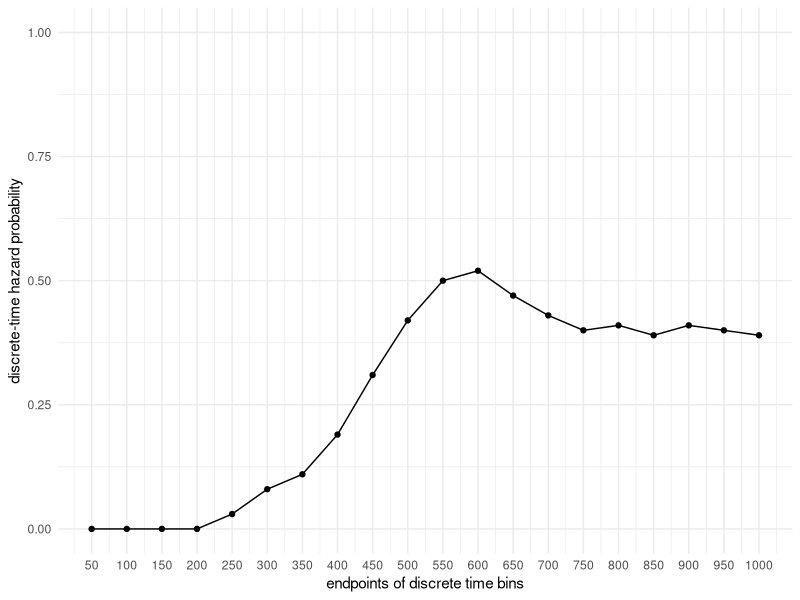
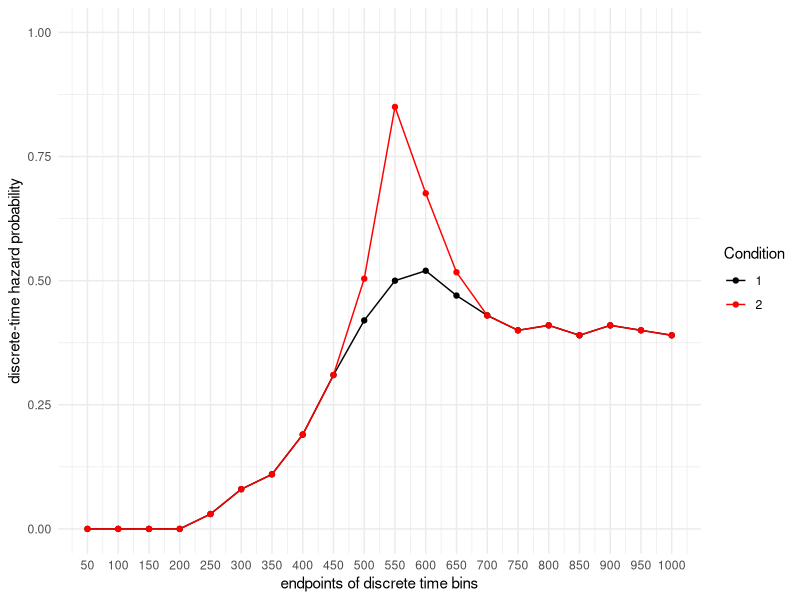

Generate these figures, in order, with R:
## ---- chunk 1
knitr::opts_chunk$set(echo = TRUE)
## ---- chunk 2
library(tidyverse)
library(lme4)
library(nlme)
theme_set(theme_minimal())
set.seed(4567)
## ---- chunk 3
followup <- 1000 # length of data collection period in ms for each trial
nr_bins  <- 20
bin_width <- followup/nr_bins
bin_endpoints <- (1:nr_bins)*bin_width

hazard_cond1 <- c(0, 0, 0, 0, 0.03, 0.08, 0.11, 0.19, 0.31, 0.42, 0.50, 0.52, 0.47, 0.43, 0.40, 0.41, 0.39, 0.41, 0.40, 0.39)

data_h <- tibble(hazard = hazard_cond1, time = bin_endpoints)
p1 <-ggplot(data_h, aes(x = time, y = hazard)) +
  geom_line() + geom_point() +
  scale_x_continuous(breaks = bin_endpoints) +
  scale_y_continuous(limits = c(0,1)) +
  xlab("endpoints of discrete time bins") +
  ylab("discrete-time hazard probability")
p1
## ---- chunk 4
sim_haz <- function(hazF){
  n = length(hazF)
  bin_counter = 0
  event_occured = F
  data <- c()
  while(bin_counter < n & event_occured == F){
   bin_counter <- bin_counter + 1  
   flip <- runif(1,0,1) # draw a random number from [0,1] 
   if(flip > hazF[bin_counter]){
     data[bin_counter] <- 0
   } else {
     data[bin_counter] <- 1
     event_occured <- T
   }
  }
  return(data.frame(time = c(1:bin_counter), outcome = data)) 
}
## ---- chunk 5
# simulate data from 2 trials
for(i in c(1:2)){test <- sim_haz(hazard_cond1);print(test)}
## ---- chunk 6
# d sets effect size (hazard ratio) for each bin:

d <- c(1,1,1,1,1,1,1,1,1,  1.2,    1.7,    1.3,  1.1,  1,  1,1,1,1,1,1)
hazard_cond2 <- hazard_cond1*d

# plot both hazard functions
data_h2 <- tibble(hazard1 = hazard_cond1, hazard2 = hazard_cond2, time = bin_endpoints)
p2 <-ggplot(data_h2, aes(x = time)) +
  geom_line(aes(y = hazard1, color = "black")) + 
  geom_point(aes(y = hazard1, color = "black")) +
  geom_line(aes(y=hazard2, colour = "red")) +
  geom_point(aes(y = hazard2, color = "red")) +
  scale_color_identity(name = 'Condition',
                       breaks = c('black', 'red'),
                       labels = c("1", "2"),
                       guide = 'legend') +
  scale_x_continuous(breaks = bin_endpoints) +
  scale_y_continuous(limits = c(0,1)) +
  xlab("endpoints of discrete time bins") +
  ylab("discrete-time hazard probability") 
p2
## ---- chunk 7
# ntrials to change number of trials
#    nsub to change number of subjects
sim_power <- function(hazF1,d,ntrials,nsub){
    hazF2 <- hazF1*d  
    data <- data.frame()
    for(subj in 1:nsub){
      for(cond in 1:2){
        for(tr in 1:ntrials){
          if(cond==1){
                data_temp <- data.frame(subject = subj, condition = cond, trial = tr, sim_haz(hazF1)) # simulate ntrials for condition 1
          } else {
                data_temp <- data.frame(subject = subj, condition = cond, trial = tr, sim_haz(hazF2)) # simulate ntrials for condition 2
          }
          data <- rbind(data, data_temp)
        }
      }
    }
    
 
    # delete first 4 time bins without observed events
    data <- subset(data, data$time>4)  
 
    # include centered version of time and powers of 2 , 3 , ....
    data$time1 <- data$time-11  
    data$time2 <- data$time1^2
    data$time3 <- data$time1^3

    # center trial variable
    data$trialC <- data$trial-(ntrials-10)

    # change range of trialC to solve convergence problems...
    data$trialC2 <- data$trialC/100

    # recode condition into dichotomous variables
    data$cond  <- ifelse(data$condition==2,1,0)
    
     #  names(data) <- c("subject","condition","trial","outcome","time1","time2","time3","trialC","trialC2","cond")
  
    
    # convert some colums into factors
    data$subject  <- factor(data$subject)
    data$cond     <- factor(data$cond)
    data$outcome  <- factor(data$outcome)

    # fit glmer model
    fit1<-glmer(outcome ~ 1+time1+time2+time3+

              # main effects & interactions with time
              trialC2 + trialC2:time1 + trialC2:time2 + trialC2:time3 +
              cond    + cond:time1    + cond:time2    + cond:time3 +

              # random effects, control parameters, data set, and complementary log-log link function
              (1+time1|subject),  data=data, family=binomial(link="cloglog"))

    # return the pvalue for effect cond1
    return(coef(summary(fit1))[6,4])
}
## ---- chunk 8
test2 <- sim_power(hazard_cond1,d,50,6)
test2
